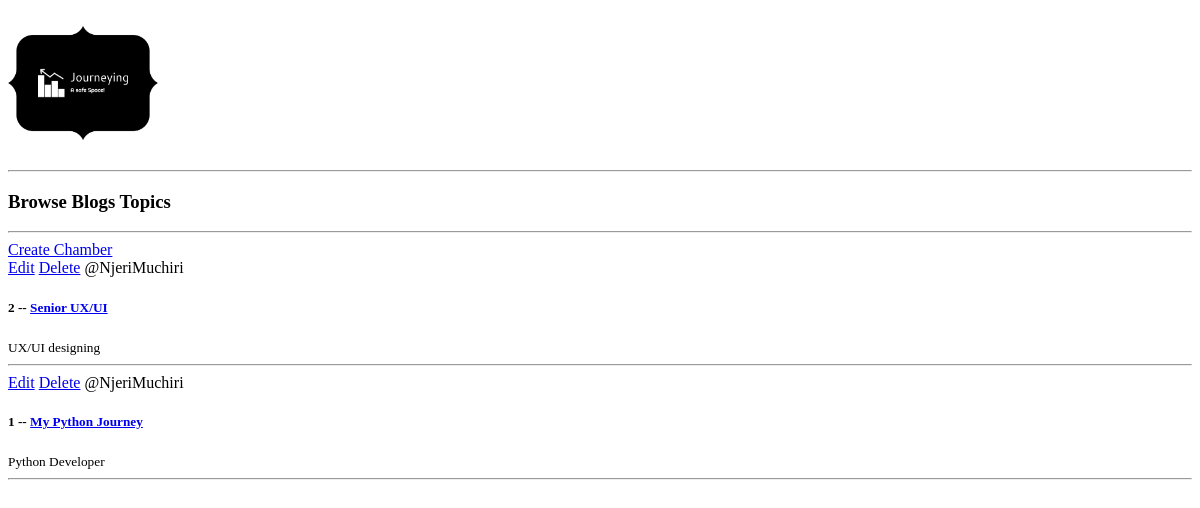
/, run on an earlier commit of the app's database.
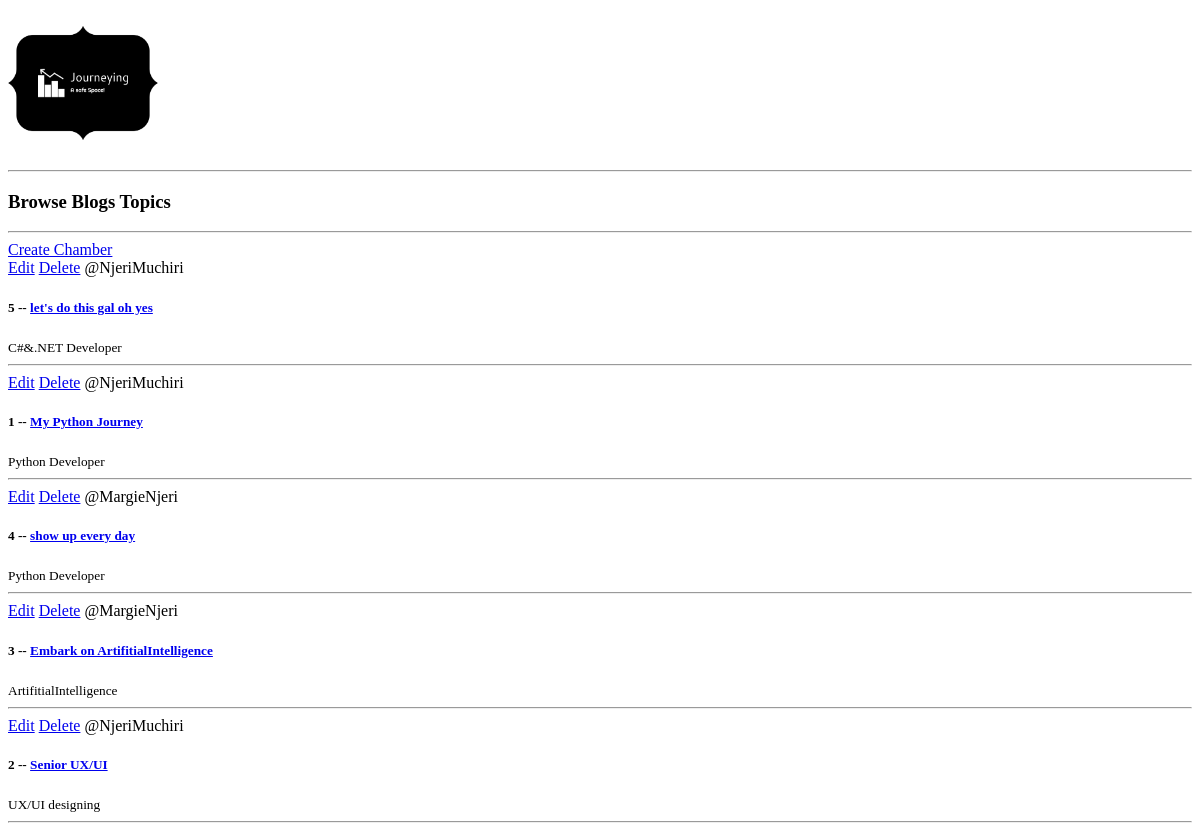
And on a later commit of the database.
### journeyingblogs/models.py (models this page shows, shortened)
class Chamber(models.Model):
    host = models.ForeignKey(User, on_delete=models.SET_NULL, null=True)
    topic = models.ForeignKey(Topic, on_delete=models.SET_NULL, null=True)
    name = models.CharField(max_length=200)
    description = models.TextField(null=True, blank=True)
    updated = models.DateTimeField(auto_now=True)
    created = models.DateTimeField(auto_now_add=True)
    class Meta:
       ordering = ['-updated', '-created']

class Topic(models.Model):
    name = models.CharField(max_length=200)

### journeyingblogs/views.py (the view)
# urls.py: path('', views.home, name='homepage'),
def home(request):
    chambers = Chamber.objects.all()
    context = {'chambers': chambers}
    return render(request, 'journeyingblogs/home.html', context)

### journeyingblogs/templates/journeyingblogs/home.html (shortened to what this page needs)
{% extends 'main.html' %}
{% block content %}
<!DOCTYPE html>
<html lang="en">
<head>
</head>
<body>
    <hr>
    <div class="home_container">
        <div>
            <h3>Browse Blogs Topics</h3>
            <hr>
        </div>
        <div>
        <a href="{% url 'create-chamber' %}">Create Chamber</a>
        <div>
            {% for chamber in chambers %}
            <div>
                <a href="{% url 'update-chamber' chamber.id %}">Edit</a>
                <a href="{% url 'delete-chamber' chamber.id %}">Delete</a>
                <span>@{{chamber.host.username}}</span>
                <h5>{{chamber.id}} -- <a href="{% url 'chamber' chamber.id %}">{{chamber.name}}</h5></a>
                <small>{{chamber.topic.name}}</small>
                <hr>
            </div>
            {% endfor %}
            </div>
        </div>
    </div>
</body>
</html>
{% endblock %}

### templates/main.html (shortened to what this page needs)
{% load static %}
<!DOCTYPE html>
<html lang="en">
<head>
</head>
<body>
    {%include 'navbar.html'%}
    {% block content %}
    {% endblock %}
</body>
</html>

### templates/navbar.html (shortened to what this page needs)
{% load static %}
<!DOCTYPE html>
<html lang="en">
<head>
</head>
<body>
    <a href="/">
        <img src="{% static 'images/logojourneying.png' %}" alt="logo" srcset="" height=150 width=150
     class="d-inline-block align-top">
    </a>
</body>
</html>

What changed in the data, as far as the page shows it:
added Chamber: host.username "NjeriMuchiri", id "5", name "let's do this gal oh yes", topic.name "C#&.NET Developer"
changed Chamber "My Python Journey": moves up the list
added Chamber: host.username "MargieNjeri", id "4", name "show up every day", topic.name "Python Developer"
added Chamber: host.username "MargieNjeri", id "3", name "Embark on ArtifitialIntelligence", topic.name "ArtifitialIntelligence"
